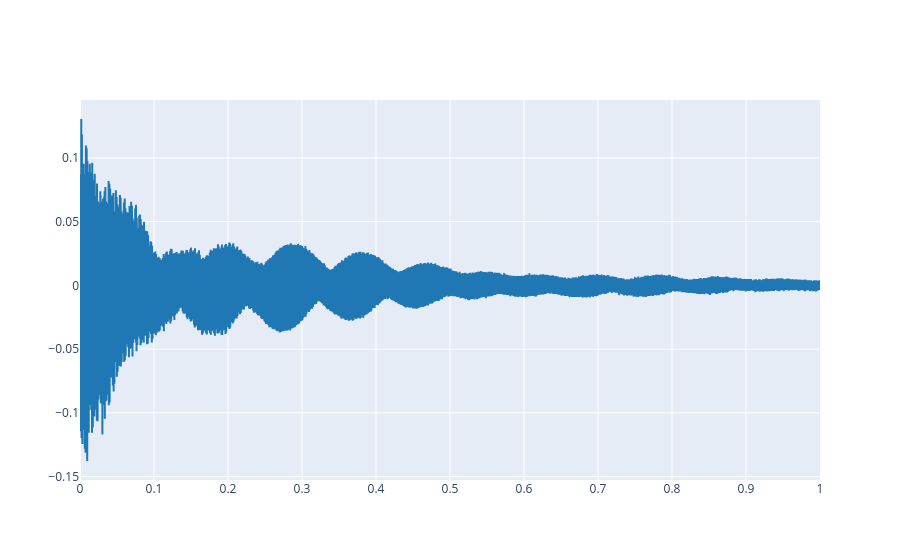

The cell this chart's notebook holds for it:
### Markdown cell above
First upload your reference signal and plot the first seconds of it.

### Code cell
filepath = "./audio/Guitar-string-plucked-at-headstock.wav"
ref, fs = load_audio(filepath)
ipd.Audio(ref, rate=fs)

plot_signals(ref,fs, 0, 1)

### Figure 1 — Plotly figure (JSON) as saved in the notebook; plotly's stock layout.template omitted (floating-point values rounded to 4 significant figures; data arrays with more than 128 entries replaced by an {"elided": "..."} marker saying what was removed)
{"data": [{"line": {"color": "#1f77b4", "shape": "linear"}, "mode": "lines", "name": "audio signal 0", "type": "scatter", "x": {"elided": "44100 float values"}, "y": {"elided": "44100 float values"}}], "layout": {}}
